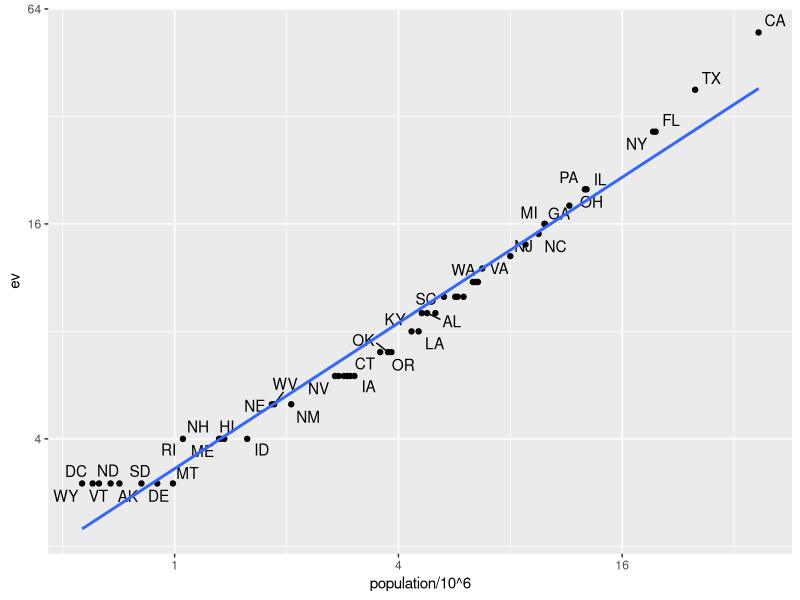
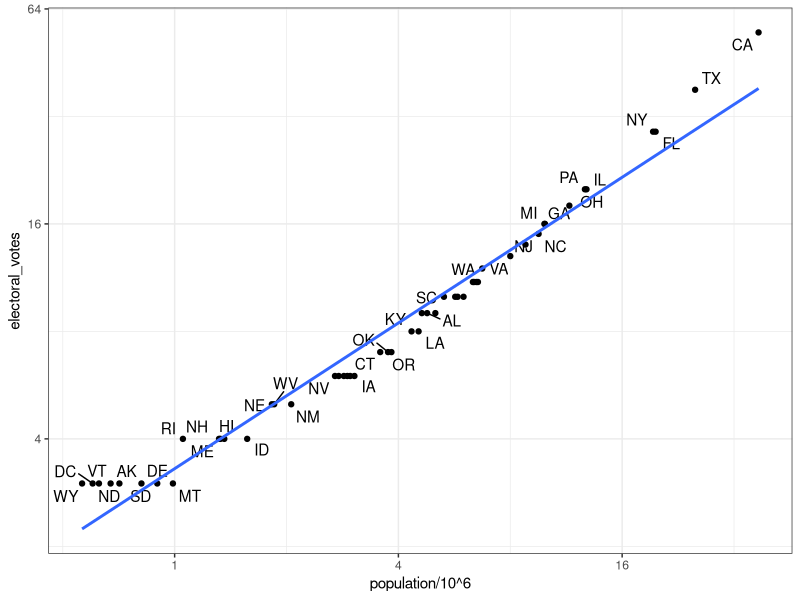

The R source for these figures, in order:
library(tidyverse)
library(dslabs)
data(murders)

#Population size table
head(murders)


#Electoral votes table
data(polls_us_election_2016)
head(results_us_election_2016)

#We can not just concatenate these two tables since the order of the states is different

identical(results_us_election_2016$state, murders$state)


##########  JOIN ###########

#remove the OTHERS column and rename ELECTORAL_VOTES so that the tables fit on the page:

tab <- left_join(murders, results_us_election_2016, by="state") %>%
  select(-others) %>% rename(ev = electoral_votes)

dim(tab)

#making a plot to explore the relationship within the data:
library(ggrepel)

tab %>% ggplot(aes(population/10^6, ev, label = abb))+
  geom_point() +
  geom_text_repel() +
  scale_x_continuous(trans = "log2") +
  scale_y_continuous(trans = "log2") +
  geom_smooth(method = "lm", se = FALSE)
  

#making subsets of the tables above:
tab_1 <- slice(murders, 1:6) %>% select(state,population)
tab_1



tab_2 <- results_us_election_2016 %>% 
  filter(state %in% c("Alabama", "Alaska", "Arizona", 
                      "California", "Connecticut", "Delaware")) %>%
  select(state, electoral_votes) %>%
  rename(ev = electoral_votes)
tab_2  

######################################################
###########         LEFT JOIN            #############
######################################################
# Suppose we want a table like tab_1, but adding electoral votes to 
# whatever states we have available. For this, we use left_join with 
# tab_1 as the first argument. We specify which column to use to 
# match with the by argument.
left_join(tab_1, tab_2, by="state")
#or
tab_1 %>% left_join(tab_2, by="state")

######################################################
##########          RIGHT JOIN            ############
######################################################
# If instead of a table with the same rows as first table, 
# we want one with the same rows as second table, 
# we can use right_join:
tab_1 %>% right_join(tab_2, by="state")

######################################################
#############       INNER JOIN        ################
######################################################
# If we want to keep only the rows that have information 
# in both tables, we use inner_join. 
# You can think of this as an intersection:
inner_join(tab_1, tab_2, by="state")


######################################################
#############       FULL JOIN         ################
######################################################
# If we want to keep all the rows and fill the missing parts with NAs,
# we can use full_join. You can think of this as a union:
full_join(tab_1, tab_2, by="state")


######################################################
#############       SEMI JOIN         ################
######################################################
# The semi_join function lets us keep the part of first table for which 
# we have information in the second. 
# It does not add the columns of the second:
semi_join(tab_1,tab_2,by="state")


#identical(inner_join(tab_1,tab_2,by="state"),semi_join(tab_1,tab_2,by="state"))


######################################################
#############       ANTI JOIN         ################
######################################################
# The function anti_join is the opposite of semi_join. 
# It keeps the elements of the first table for which 
# there is no information in the second:
anti_join(tab_1,tab_2,by="state")










# import US murders data
library(tidyverse)
library(ggrepel)
library(dslabs)
ds_theme_set()
data(murders)
head(murders)

# import US election results data
data(polls_us_election_2016)
head(results_us_election_2016)
identical(results_us_election_2016$state, murders$state)

# join the murders table and US election results table
tab <- left_join(murders, results_us_election_2016, by = "state")
head(tab)

# plot electoral votes versus population
tab %>% ggplot(aes(population/10^6, electoral_votes, label = abb)) +
  geom_point() +
  geom_text_repel() + 
  scale_x_continuous(trans = "log2") +
  scale_y_continuous(trans = "log2") +
  geom_smooth(method = "lm", se = FALSE)

# make two smaller tables to demonstrate joins
tab1 <- slice(murders, 1:6) %>% select(state, population)
tab1
tab2 <- slice(results_us_election_2016, c(1:3, 5, 7:8)) %>% select(state, electoral_votes)
tab2

# experiment with different joins
left_join(tab1, tab2)
tab1 %>% left_join(tab2)
tab1 %>% right_join(tab2)
inner_join(tab1, tab2)
semi_join(tab1, tab2)
anti_join(tab1, tab2)
